Frame 1 (no input): blank canvas, image omitted
Frame 60 (no input): blank canvas, image omitted
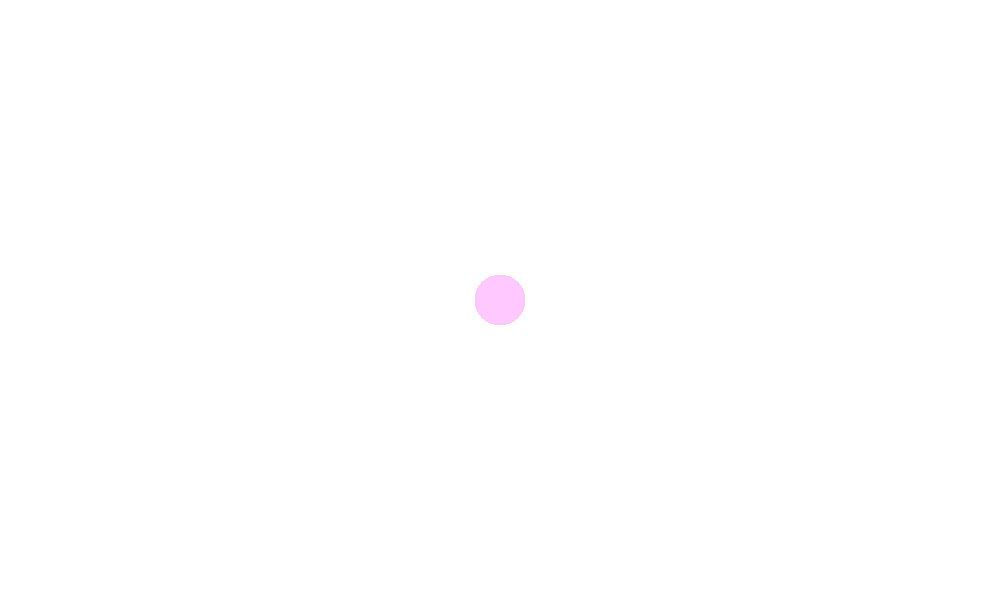
Frame 120 (the mouse pressed at the canvas centre since frame 60)

The p5.js sketch whose frames 1 and 60 were blank and that drew this single picture after the mouse press (run headless with seeded random() and noise() and a simulated clock; from frame 60 on, the mouse is pressed at the canvas centre):

// p5.js sketch
// ── sketch.js
function setup() {
    createCanvas(1000, 600);
}
function draw() {
    noStroke();
    fill(mouseX, mouseX-mouseY, mouseY);
    if(mouseIsPressed){
      ellipse(mouseX, mouseY, 50, 50);
    }
}
// ── doodle.html
<!Doctype html>
<html lang="en" dir="ltr">
  <head>
    <title>doodle page</title>
    <center>
        <script src="p5.min.js"></script>
        <script src="sketch.js"></script>
    
        <h1>Relaxing doodles</h1>
    </center>
  </head>
  <body>
        <center>
          <p>click anywhere to start doodling </p>
        </center>
  </body>
</html>
